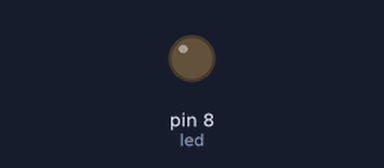
Bench run of a sketch on a simulated Arduino Uno, built with avr-gcc and run on an emulated ATmega328P. Parts: output pins drawn as LEDs (lit = HIGH).

Above: at 0.3 s.
At 3.9 s:
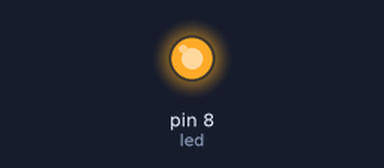
Timing chart, 0 to 6.0 s (numbered marks = the images above):
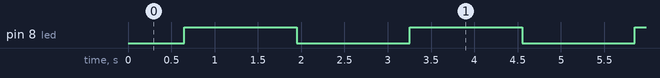

Measured:
- by itself, pin 8 (led): alternates HIGH for 1.3 s and LOW for 1.3 s

The sketch:

LED_Blink.ino
```cpp
int led=8;
void setup() {
  // put your setup code here, to run once:
  pinMode(led, OUTPUT);
}

void loop() {
  // put your main code here, to run repeatedly:
  for(int i=0; i<=255; i+=10){
    analogWrite(led, i);
    delay(50);
  }
  for(int i=255; i>=0; i-=10){
    analogWrite(led, i);
    delay(50);
  }

}
```
